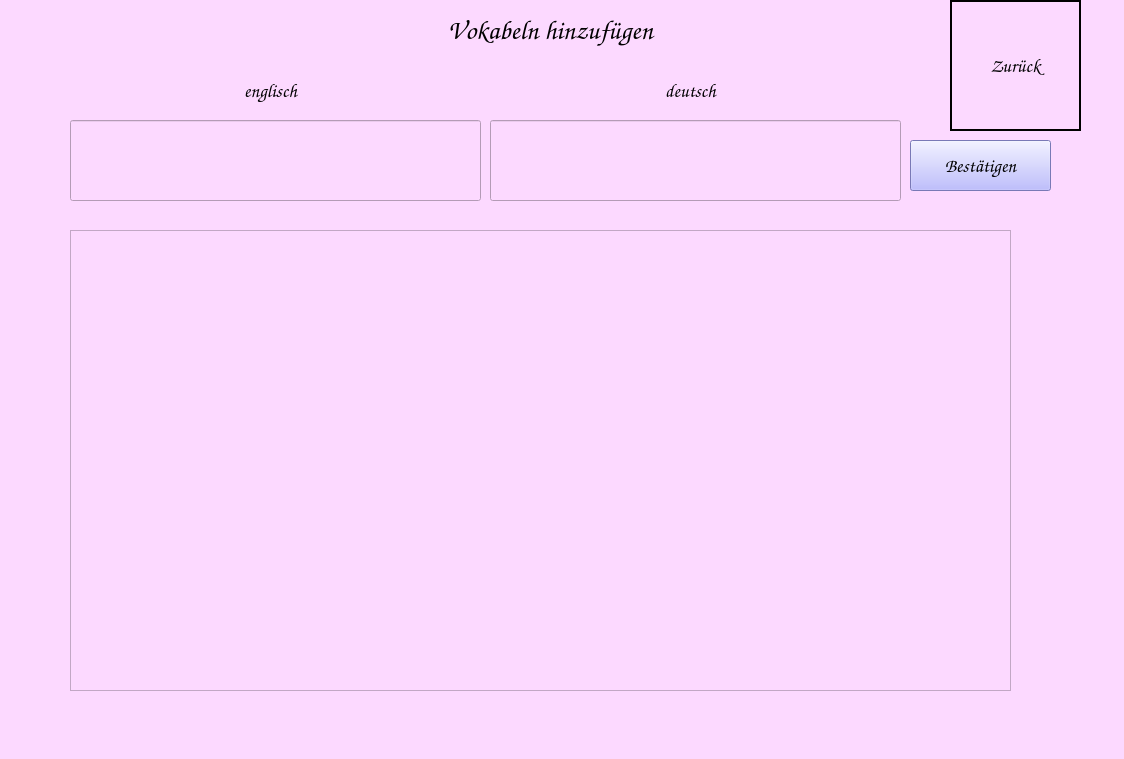
<?xml version="1.0" encoding="UTF-8"?>
<ui version="4.0">
 <class>WindowAddVocabularies</class>
 <widget class="QMainWindow" name="WindowAddVocabularies">
  <property name="geometry">
   <rect>
    <x>0</x>
    <y>0</y>
    <width>1124</width>
    <height>759</height>
   </rect>
  </property>
  <property name="windowTitle">
   <string>Vokabeltrainer</string>
  </property>
  <property name="styleSheet">
   <string notr="true">background-color: rgb(252, 217, 255);</string>
  </property>
  <widget class="QWidget" name="centralwidget">
   <widget class="QLabel" name="label">
    <property name="geometry">
     <rect>
      <x>410</x>
      <y>10</y>
      <width>281</width>
      <height>41</height>
     </rect>
    </property>
    <property name="font">
     <font>
      <family>Comic Sans MS</family>
      <pointsize>20</pointsize>
      <bold>true</bold>
     </font>
    </property>
    <property name="layoutDirection">
     <enum>Qt::LayoutDirection::LeftToRight</enum>
    </property>
    <property name="text">
     <string>Vokabeln hinzufügen</string>
    </property>
    <property name="alignment">
     <set>Qt::AlignmentFlag::AlignCenter</set>
    </property>
   </widget>
   <widget class="QLineEdit" name="l_vocabulary_english">
    <property name="geometry">
     <rect>
      <x>70</x>
      <y>120</y>
      <width>411</width>
      <height>81</height>
     </rect>
    </property>
    <property name="font">
     <font>
      <family>Comic Sans MS</family>
      <pointsize>20</pointsize>
     </font>
    </property>
    <property name="alignment">
     <set>Qt::AlignmentFlag::AlignCenter</set>
    </property>
   </widget>
   <widget class="QPushButton" name="pb_confirm">
    <property name="geometry">
     <rect>
      <x>910</x>
      <y>140</y>
      <width>141</width>
      <height>51</height>
     </rect>
    </property>
    <property name="font">
     <font>
      <family>Comic Sans MS</family>
      <pointsize>14</pointsize>
      <bold>true</bold>
     </font>
    </property>
    <property name="styleSheet">
     <string notr="true">background-color: rgb(170, 170, 255);</string>
    </property>
    <property name="text">
     <string>Bestätigen</string>
    </property>
    <property name="shortcut">
     <string>Return</string>
    </property>
   </widget>
   <widget class="QLineEdit" name="l_vocabulary_german">
    <property name="geometry">
     <rect>
      <x>490</x>
      <y>120</y>
      <width>411</width>
      <height>81</height>
     </rect>
    </property>
    <property name="font">
     <font>
      <family>Comic Sans MS</family>
      <pointsize>20</pointsize>
     </font>
    </property>
    <property name="alignment">
     <set>Qt::AlignmentFlag::AlignCenter</set>
    </property>
   </widget>
   <widget class="QListWidget" name="listWidget">
    <property name="geometry">
     <rect>
      <x>70</x>
      <y>230</y>
      <width>941</width>
      <height>461</height>
     </rect>
    </property>
    <property name="font">
     <font>
      <family>Comic Sans MS</family>
      <pointsize>20</pointsize>
      <bold>true</bold>
     </font>
    </property>
   </widget>
   <widget class="QLabel" name="label_2">
    <property name="geometry">
     <rect>
      <x>190</x>
      <y>70</y>
      <width>161</width>
      <height>41</height>
     </rect>
    </property>
    <property name="font">
     <font>
      <family>Comic Sans MS</family>
      <pointsize>14</pointsize>
      <bold>true</bold>
     </font>
    </property>
    <property name="text">
     <string>englisch</string>
    </property>
    <property name="alignment">
     <set>Qt::AlignmentFlag::AlignCenter</set>
    </property>
   </widget>
   <widget class="QLabel" name="label_3">
    <property name="geometry">
     <rect>
      <x>610</x>
      <y>70</y>
      <width>161</width>
      <height>41</height>
     </rect>
    </property>
    <property name="font">
     <font>
      <family>Comic Sans MS</family>
      <pointsize>14</pointsize>
      <bold>true</bold>
     </font>
    </property>
    <property name="text">
     <string>deutsch</string>
    </property>
    <property name="alignment">
     <set>Qt::AlignmentFlag::AlignCenter</set>
    </property>
   </widget>
   <widget class="QPushButton" name="pb_back">
    <property name="geometry">
     <rect>
      <x>950</x>
      <y>0</y>
      <width>131</width>
      <height>131</height>
     </rect>
    </property>
    <property name="font">
     <font>
      <family>Comic Sans MS</family>
      <pointsize>14</pointsize>
      <bold>true</bold>
     </font>
    </property>
    <property name="styleSheet">
     <string notr="true">background-color: transparent;
border-color: rgb(0, 0, 0);
border: 2px solid black;</string>
    </property>
    <property name="text">
     <string>Zurück</string>
    </property>
   </widget>
   <widget class="QLabel" name="label_4">
    <property name="geometry">
     <rect>
      <x>950</x>
      <y>0</y>
      <width>131</width>
      <height>131</height>
     </rect>
    </property>
    <property name="text">
     <string/>
    </property>
    <property name="pixmap">
     <pixmap>../pictures/horse_back.png</pixmap>
    </property>
    <property name="scaledContents">
     <bool>true</bool>
    </property>
   </widget>
   <zorder>label_4</zorder>
   <zorder>label</zorder>
   <zorder>l_vocabulary_english</zorder>
   <zorder>pb_confirm</zorder>
   <zorder>l_vocabulary_german</zorder>
   <zorder>listWidget</zorder>
   <zorder>label_2</zorder>
   <zorder>label_3</zorder>
   <zorder>pb_back</zorder>
  </widget>
  <widget class="QMenuBar" name="menubar">
   <property name="geometry">
    <rect>
     <x>0</x>
     <y>0</y>
     <width>1124</width>
     <height>23</height>
    </rect>
   </property>
  </widget>
  <widget class="QStatusBar" name="statusbar"/>
 </widget>
 <resources/>
 <connections/>
</ui>
